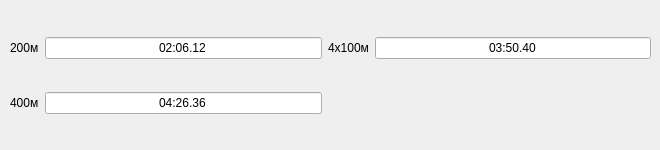
         <widget class="QWidget" name="tab_44">
          <attribute name="title">
           <string>Жінки</string>
          </attribute>
          <widget class="QWidget" name="layoutWidget_30">
           <property name="geometry">
            <rect>
             <x>10</x>
             <y>10</y>
             <width>641</width>
             <height>131</height>
            </rect>
           </property>
           <layout class="QGridLayout" name="gridLayout_32">
            <item row="0" column="1">
             <widget class="QLineEdit" name="lineEdit_50m_complex_women200">
              <property name="text">
               <string>02:06.12</string>
              </property>
              <property name="alignment">
               <set>Qt::AlignCenter</set>
              </property>
             </widget>
            </item>
            <item row="0" column="0">
             <widget class="QLabel" name="label_204">
              <property name="text">
               <string>200м</string>
              </property>
             </widget>
            </item>
            <item row="1" column="0">
             <widget class="QLabel" name="label_206">
              <property name="text">
               <string>400м</string>
              </property>
             </widget>
            </item>
            <item row="0" column="3">
             <widget class="QLineEdit" name="lineEdit_50m_complex_women4x100">
              <property name="text">
               <string>03:50.40</string>
              </property>
              <property name="alignment">
               <set>Qt::AlignCenter</set>
              </property>
             </widget>
            </item>
            <item row="1" column="1">
             <widget class="QLineEdit" name="lineEdit_50m_complex_women400">
              <property name="text">
               <string>04:26.36</string>
              </property>
              <property name="alignment">
               <set>Qt::AlignCenter</set>
              </property>
             </widget>
            </item>
            <item row="0" column="2">
             <widget class="QLabel" name="label_203">
              <property name="text">
               <string>4х100м</string>
              </property>
             </widget>
            </item>
           </layout>
          </widget>
         </widget>
